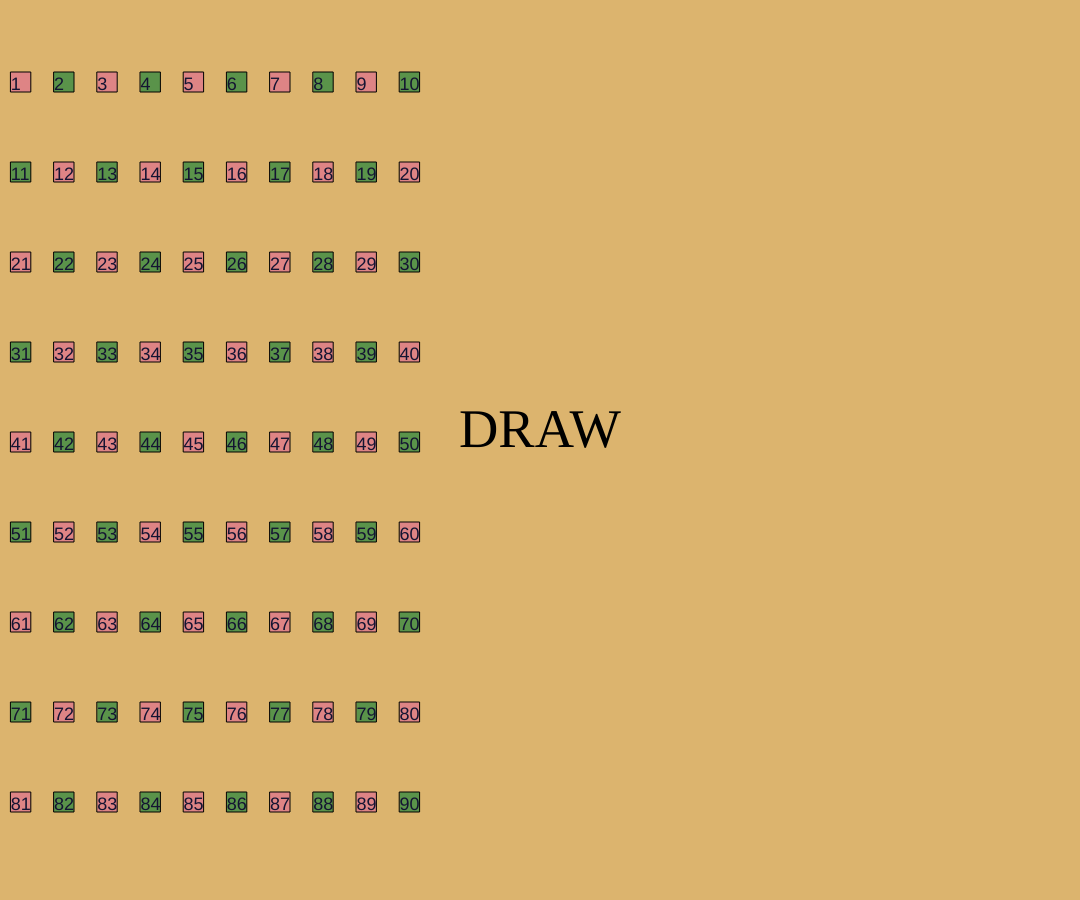
Frame 1 (no input)
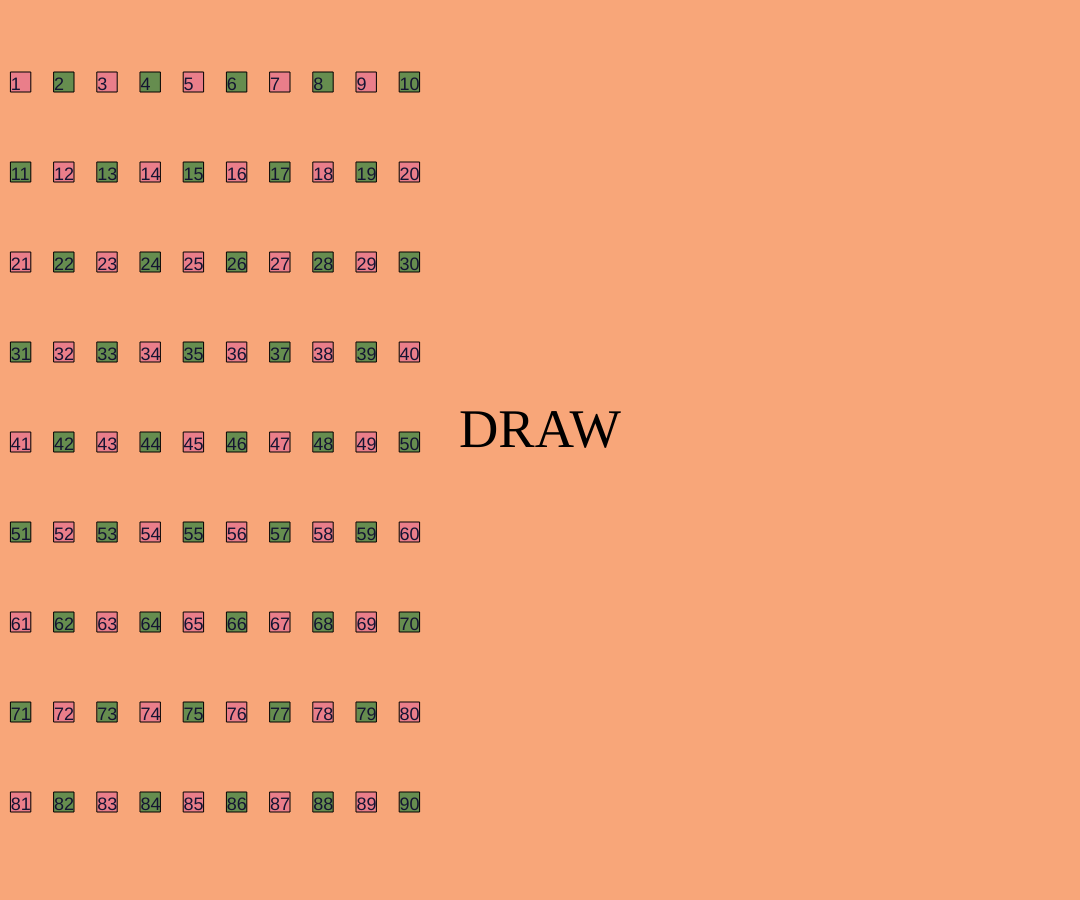
Frame 60 (no input)
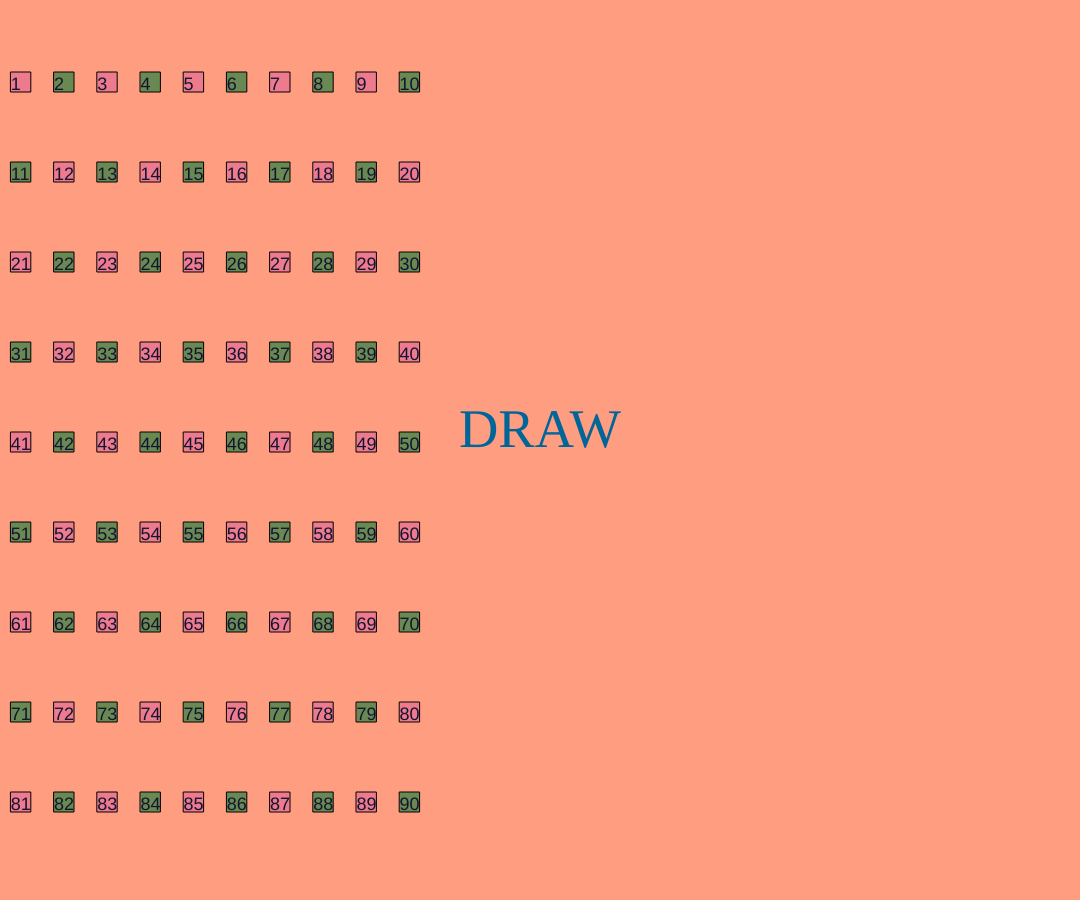
Frame 120 (the mouse pressed at the canvas centre since frame 60)

The p5.js sketch that drew these frames (run headless with seeded random() and noise() and a simulated clock; from frame 60 on, the mouse is pressed at the canvas centre):

// p5.js sketch
// ── sketch.js
var unused;
var used;
var drawButton;
var mouseclicked;
var beforeLast;
var last;
var backgroundTime;
var currentTime;
var wheelTime;
var clickCounter;
const wheelWaitTime = 8000;
const numberOfArcs = 12;

function setup() {
    cnv = createCanvas(windowWidth * 0.9, windowHeight * 0.9); cnv.position(windowWidth * 0.05, windowHeight * 0.05);
    mouseclicked = false;
    wheelTime = 0.0;
    clickCounter = 0;
    currentTime = millis();
    unused = [];
    used = [];
    for (let i = 0; i < 9; i++){
        unused.push([]);
        used.push([]);
        for (let m = 0; m < 10; m++){
            unused[i].push(1 + m + i * 10);
            used[i].push(0);
        }
    }
    drawButton = new GameModeButtons(45, width * 0.15, height * 0.1, "DRAW", "Comic Sans MS", [0, 102, 153]);
    last = 0;
    beforeLast = 0;
    backgroundTime = 0.0;
}

function drawNumber(text_, colour_, x, y, m, i){

    push();
    if ((m + i) % 2 == 0){
        fill(225, 100, 150, 150);
        rect(x, y - 18, 20, 20);

    }
    else {
        fill(0, 125, 50, 150);
        rect(x, y - 18, 20, 20);
    }

    fill(colour_);
    textSize(18);
    text(text_, x, y);
    pop();

}
  
function draw() {
    currentTime = millis();
    background(220 + sin(backgroundTime) * 50, 180 - sin(backgroundTime) * 25, 110 + sin(backgroundTime) * 20);
    for (let i = 0; i < 9; i++){
        for (let m = 0; m < 10; m++){
            if (unused[i][m] != 0){
                drawNumber(unused[i][m], [20, 20, 50], width * (0.01 + 0.04 * m), height * (0.1 + 0.1 * i), m, i);
            }
            if (used[i][m] != 0 && wheelTime == 0){
                drawNumber(used[i][m], [20, 20, 50], width * (0.61 + 0.04 * m), height * (0.1 + 0.1 * i), m, i);
            }
            else if (used[i][m] != 0 && used[i][m] != last){
                drawNumber(used[i][m], [20, 20, 50], width * (0.61 + 0.04 * m), height * (0.1 + 0.1 * i), m, i);
            }
            else if (used[i][m] != 0 && used[i][m] == last){
                drawNumber(used[i][m], [20, 20, 50], width * (0.01 + 0.04 * m), height * (0.1 + 0.1 * i), m, i);
            }
        }
    }

    drawButton.drawButton();
    mouseclicked = false;

    if (drawButton.clicked && wheelTime == 0 && clickCounter < 90){
        let randomY = Math.ceil(Math.random() * 9);
        let randomX = Math.ceil(Math.random() * 10);
        while (unused[randomY - 1][randomX - 1] == 0) {
            randomY = Math.ceil(Math.random() * 9);
            randomX = Math.ceil(Math.random() * 10);
        }
        wheelTime = currentTime;
        unused[randomY - 1][randomX - 1] = 0;
        used[randomY - 1][randomX - 1] = (randomY - 1) * 10 + randomX;
        last = (randomY - 1) * 10 + randomX;
        clickCounter++;
        beforeLast = 0;
    }
    if (wheelTime != 0) {
        let diff = currentTime - wheelTime;
        if (diff >= wheelWaitTime) {
            wheelTime = 0.0;
        }

        push();
        noStroke();
        console.log(PI * diff / (wheelWaitTime))
        fill(219, 174, 48, Math.min(sin(PI * diff / (wheelWaitTime * 0.8)) * 2550, 255));
        circle(width / 2, height / 2 + 50, height * 0.7);
        fill(171, 67, 191, Math.min(sin(PI * diff / (wheelWaitTime * 0.8)) * 2550, 255));
        for (let i = 0; i < wheelWaitTime; i++){
            arc(width / 2, height / 2 + 50, height * 0.7, height * 0.7, 2 *i * PI / (numberOfArcs / 2) + diff / 100, 2 * i * PI / (numberOfArcs / 2) + PI / (numberOfArcs / 2) + diff / 100)
        }


        if (diff < 0.8 * wheelWaitTime && diff > 0.1 * wheelWaitTime) {
            stroke(23, 54, 39);
        }
        fill(235, 61, 38, Math.min(sin(PI * diff / (wheelWaitTime * 0.8)) * 2550, 255));
        circle(width / 2, height / 2 + 50, height * 0.15);
        
        if (wheelWaitTime - diff < 7000 && diff < wheelWaitTime * 0.8 && Math.floor((wheelWaitTime - diff) / 1000 - 1) != 0){
            textSize(48);
            fill(103, 81, 184);
            textAlign(CENTER, TOP);
            text(Math.floor((wheelWaitTime - diff) / 1000 - 1), width / 2, height / 2 + 30);
        }
        
        
        pop();
        if (diff >= wheelWaitTime * 0.8){
            beforeLast = last;
        }/*
        else{
            
            beforeLast = last;
        }*/

    }

    push();
    fill(25, 125, 20);
    textSize(48);
    textAlign(CENTER, TOP);
    if (beforeLast != 0){
        text(beforeLast, width / 2, height / 2 + 30);
    }

    pop();
    if (backgroundTime > 2 * PI){
        backgroundTime = 0.0;
    }
    backgroundTime += 0.01
}

// this is called when mouse is clicked
function mouseClicked() {
    mouseclicked = true;    // playerObject global variable which is true if mouse is clicked that run

}
// ── GameModeButtons.js
// ------------ HEADER COMMENT ------------

// this file declares GameModeButtons


// ------------ Classes ------------

// creates a text button at given y location and text
// changes colour when mouse hovers over it
// GameModeButtons.clicked is set to true if it is clicked on
// this class will be used for main buttons such as game start
class GameModeButtons {
    
    constructor(y, givenWidth, givenHeight, name, fontFamily, Pcolour){
        this.x = width * 0.5;           // x position of the button
        this.y = y / 100 * height;      // the y provided as the parameter is a percentage for where the y position will be on the canvas
        this.width = givenWidth;        // width of the hitbox
        this.height = givenHeight;      // height of the hitbox
        this.text = name;               // the text to display
        this.fontFamily = fontFamily;   // font family of the text
        this.colour = Pcolour           // colour of the text
        this.clicked = false            // keeps a track of if the button has been clicked or not
        this.ghostButton = false        // ignore button properties and just display it if true
    }

    // returns true if the mouse is over the button
    ifHovered(){ 
        if (this.x + this.width*0.5 >= mouseX && mouseX >= this.x - this.width*0.5 && this.y <= mouseY && mouseY <= this.y + this.height) {return true;}
        return false;
    }

    // displays the text of the button for given colour
    drawButton(){
        this.clicked = false;
        push();
        
        textFont(this.fontFamily);
        if (this.ifHovered() == true && this.ghostButton == false){ fill(this.colour); }
        else { fill(0); }
        textAlign(CENTER, TOP);
        textSize(12);
        textSize(this.width / textWidth(this.text) * 12);
        text(this.text, 0, this.y, width);
        if (this.isClicked() == true) { this.clicked = true; }
        pop();
        
    }


    // returns true if the user clicks on the button
    isClicked(){
        if (this.x + this.width*0.5 >= mouseX && mouseX >= this.x - this.width*0.5 && this.y <= mouseY && mouseY <= this.y + this.height && mouseclicked === true) {return true;}
        return false;
    }
}
